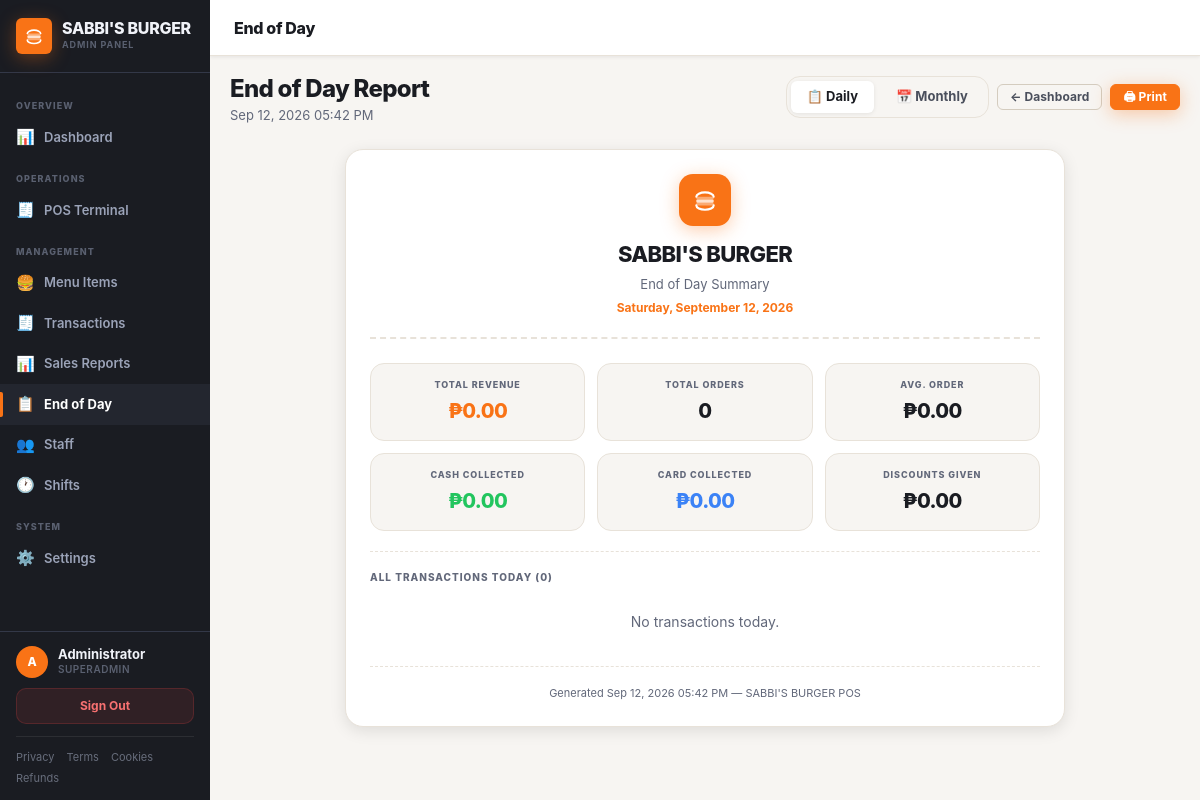
The page /eod (signed in) on the database as committed earlier.
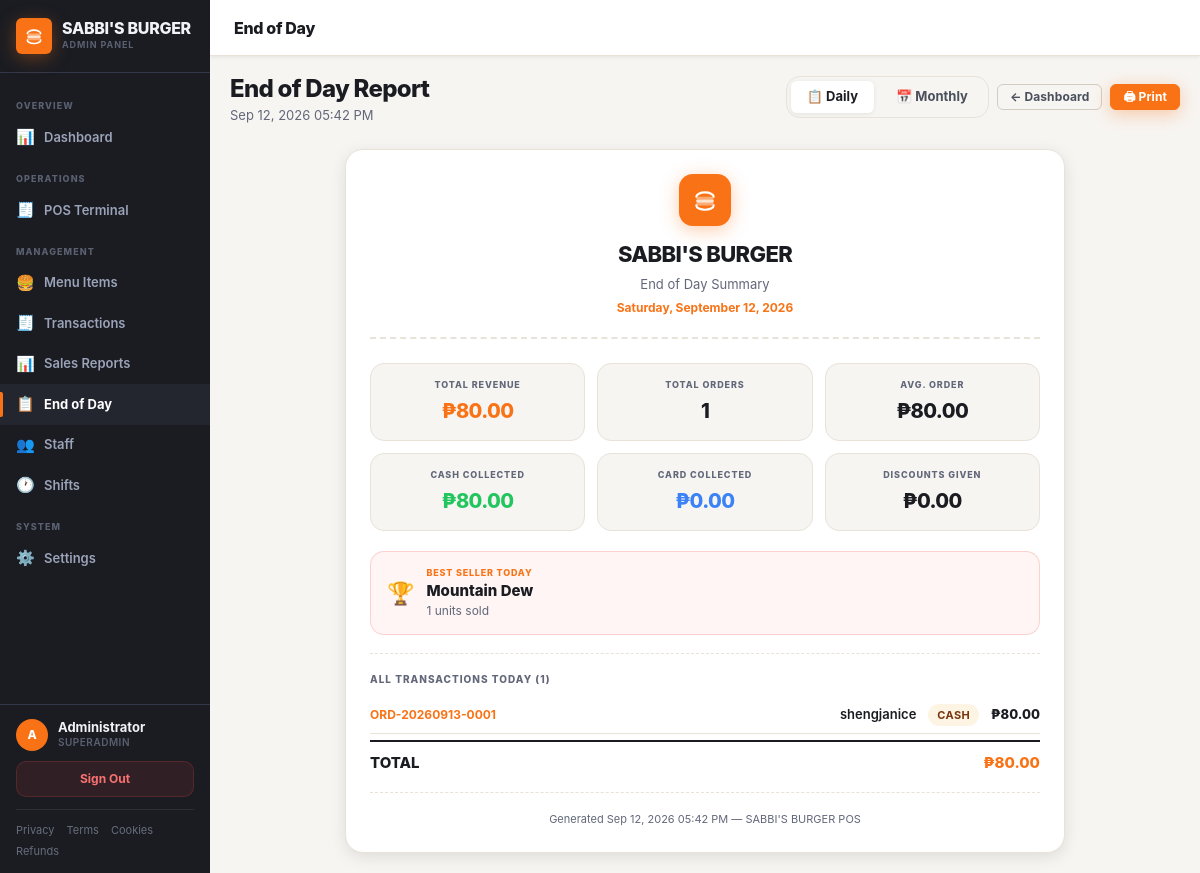
The same page on the database as committed later.
### tables this page shows
CREATE TABLE transaction_items (
    id INTEGER PRIMARY KEY AUTOINCREMENT,
    transaction_id INTEGER NOT NULL,
    product_id INTEGER NOT NULL,
    product_name TEXT NOT NULL,
    quantity INTEGER NOT NULL,
    unit_price REAL NOT NULL,
    subtotal REAL NOT NULL,
    FOREIGN KEY (transaction_id) REFERENCES transactions(id),
    FOREIGN KEY (product_id) REFERENCES products(id)
);

CREATE TABLE transactions (
    id INTEGER PRIMARY KEY AUTOINCREMENT,
    order_number TEXT NOT NULL,
    total REAL NOT NULL,
    discount REAL DEFAULT 0,
    cash_tendered REAL,
    change_given REAL,
    payment_method TEXT DEFAULT 'cash',
    gcash_ref TEXT,
    served_by INTEGER,
    notes TEXT,
    created_at TIMESTAMP DEFAULT CURRENT_TIMESTAMP,
    FOREIGN KEY (served_by) REFERENCES users(id)
);

CREATE TABLE users (
    id INTEGER PRIMARY KEY AUTOINCREMENT,
    username TEXT NOT NULL UNIQUE,
    password_hash TEXT NOT NULL,
    full_name TEXT NOT NULL,
    role TEXT NOT NULL CHECK(role IN ('superadmin', 'cashier')),
    is_active INTEGER NOT NULL DEFAULT 1,
    last_login TIMESTAMP,
    created_at TIMESTAMP DEFAULT CURRENT_TIMESTAMP
);

### app.py (the view)
@app.route('/eod')
@superadmin_required
def eod():
    from datetime import datetime
    mode  = request.args.get('mode', 'daily')   # 'daily' or 'monthly'
    now   = datetime.now()
    if mode == 'monthly':
        year  = int(request.args.get('year',  now.year))
        month = int(request.args.get('month', now.month))
        m_summary, daily_breakdown, m_top_items, best_day = get_monthly_report(year, month)
        return render_template('admin/eod.html',
                               mode='monthly',
                               year=year, month=month,
                               m_summary=m_summary,
                               daily_breakdown=daily_breakdown,
                               m_top_items=m_top_items,
                               best_day=best_day,
                               summary=None, top_item=None, transactions=None,
                               now=now.strftime('%b %d, %Y %I:%M %p'))
    else:
        summary, top_item, transactions = get_eod_summary()
        return render_template('admin/eod.html',
                               mode='daily',
                               year=now.year, month=now.month,
                               summary=summary,
                               top_item=top_item,
                               transactions=transactions,
                               m_summary=None, daily_breakdown=None,
                               m_top_items=None, best_day=None,
                               now=now.strftime('%b %d, %Y %I:%M %p'))

### app.py (called while the page is built)
@app.context_processor
def inject_globals():
    s = load_settings()
    return {
        'current_user':   current_user(),
        'app_name':       s.get('store_name', 'My Store'),
        'store_tagline':  s.get('store_tagline', 'Point of Sale System'),
        'currency':       s.get('currency_symbol', '₱'),
        'logo_emoji':     s.get('logo_emoji', '🛒'),
        'receipt_footer': s.get('receipt_footer', 'Thank you!'),
        'settings':       s,
        'font_url':       FONT_OPTIONS.get(s.get('font','nunito'), FONT_OPTIONS['nunito'])['google'],
        'active_shift':   get_active_shift(session['user_id']) if 'user_id' in session else None,
    }

### auth.py (called while the page is built)
def current_user():
    if 'user_id' not in session:
        return None
    with get_db() as conn:
        return conn.execute(
            "SELECT * FROM users WHERE id = ? AND is_active = 1", (session['user_id'],)
        ).fetchone()

def is_logged_in():
    return 'user_id' in session

### config.py (called while the page is built)
def load_settings():
    try:
        with open(SETTINGS_PATH, 'r', encoding='utf-8') as f:
            data = json.load(f)
        return {**DEFAULTS, **data}
    except Exception:
        return dict(DEFAULTS)

### templates/admin/eod.html (shortened to what this page needs)
{% extends "admin/base_admin.html" %}
{% block page_title %}{{ 'Monthly Report' if mode == 'monthly' else 'End of Day' }}{% endblock %}
{% block content %}
<div class="page-header no-print">
  <div>
    <h1>{{ 'Monthly Report' if mode == 'monthly' else 'End of Day Report' }}</h1>
    <p style="color:var(--text-dark-3);font-size:.8125rem;margin-top:.2rem">{{ now }}</p>
  </div>
  <div style="display:flex;gap:.5rem;align-items:center;flex-wrap:wrap">
    <div class="mode-tabs">
      <a href="{{ url_for('eod', mode='daily') }}"
         class="mode-tab {{ 'active' if mode == 'daily' }}">📋 Daily</a>
      <a href="{{ url_for('eod', mode='monthly', year=year, month=month) }}"
         class="mode-tab {{ 'active' if mode == 'monthly' }}">📅 Monthly</a>
    </div>
    <a href="{{ url_for('dashboard') }}" class="btn btn-ghost btn-sm">← Dashboard</a>
    <button onclick="window.print()" class="btn btn-primary btn-sm">🖨 Print</button>
  </div>
</div>
{% if mode == 'daily' %}
<div class="report-card">
  <div class="rpt-header">
    <div class="rpt-brand-icon">
    </div>
    <div class="rpt-title">{{ app_name }}</div>
    <div class="rpt-subtitle">End of Day Summary</div>
    <div class="rpt-period" id="eod-date-label">—</div>
  </div>
  <div class="rpt-stats">
    <div class="rpt-stat"><div class="rpt-stat-label">Total Revenue</div><div class="rpt-stat-value red">{{ currency }}{{ "%.2f"|format(summary.total_revenue) }}</div></div>
    <div class="rpt-stat"><div class="rpt-stat-label">Total Orders</div><div class="rpt-stat-value">{{ summary.total_orders }}</div></div>
    <div class="rpt-stat"><div class="rpt-stat-label">Avg. Order</div><div class="rpt-stat-value">{{ currency }}{{ "%.2f"|format(summary.avg_order) }}</div></div>
    <div class="rpt-stat"><div class="rpt-stat-label">Cash Collected</div><div class="rpt-stat-value green">{{ currency }}{{ "%.2f"|format(summary.cash_total) }}</div></div>
    <div class="rpt-stat"><div class="rpt-stat-label">Card Collected</div><div class="rpt-stat-value blue">{{ currency }}{{ "%.2f"|format(summary.card_total) }}</div></div>
    <div class="rpt-stat"><div class="rpt-stat-label">Discounts Given</div><div class="rpt-stat-value">{{ currency }}{{ "%.2f"|format(summary.total_discounts) }}</div></div>
  </div>
  {% if top_item %}
  <div style="background:rgba(232,59,42,.05);border:1.5px solid rgba(232,59,42,.18);border-radius:var(--r-md);padding:.875rem 1rem;margin-bottom:1.125rem;display:flex;align-items:center;gap:.75rem">
    <span style="font-size:1.375rem">🏆</span>
    <div>
      <div style="font-size:.5625rem;font-weight:800;color:var(--brand);text-transform:uppercase;letter-spacing:.09em">Best Seller Today</div>
      <div style="font-size:.9375rem;font-weight:800;color:var(--text-dark)">{{ top_item.product_name }}</div>
      <div style="font-size:.75rem;color:var(--text-dark-3)">{{ top_item.qty }} units sold</div>
    </div>
  </div>
  {% endif %}
  <hr class="rpt-divider">
  <div class="rpt-section-title">All Transactions Today ({{ transactions|length }})</div>
  {% if transactions %}
  <div class="report-section">
    {% for tx in transactions %}
    <div class="rpt-tx-row">
      <span class="rpt-tx-num">{{ tx.order_number }}</span>
      <span style="color:var(--text-dark);font-weight:600;font-size:.8125rem">{{ tx.cashier or '—' }}</span>
      <span><span class="badge {% if tx.payment_method=='cash' %}badge-cash{% else %}badge-card{% endif %}">{{ tx.payment_method }}</span></span>
      <span class="rpt-tx-amount">{{ currency }}{{ "%.2f"|format(tx.total) }}</span>
    </div>
    {% endfor %}
    <div class="rpt-daily-total"><span>TOTAL</span><span>{{ currency }}{{ "%.2f"|format(summary.total_revenue) }}</span></div>
  </div>
  {% else %}
  <p style="color:var(--text-dark-3);text-align:center;padding:1rem;font-size:.875rem">No transactions today.</p>
  {% endif %}
  <hr class="rpt-divider">
  <div style="text-align:center;font-size:.6875rem;color:var(--text-dark-3)">Generated {{ now }} &mdash; {{ app_name }} POS</div>
</div>
{% endif %}
{% endblock %}

Rows that differ between the two databases and show on the page:
added transaction_items: product_name "Mountain Dew"
added transactions: order_number "ORD-20260913-0001", full_name "shengjanice", payment_method "CASH", currency "₱", total "80.00"
Other text that changed with them:
{{ "%.2f"|format(summary.total_revenue) }}: "0.00" → "80.00"
{{ summary.total_orders }}: "0" → "1"
{{ "%.2f"|format(summary.avg_order) }}: "0.00" → "80.00"
{{ "%.2f"|format(summary.cash_total) }}: "0.00" → "80.00"
{{ top_item.qty }}: (not shown) → "1"
{{ transactions|length }}: "0" → "1"
{{ currency }}: (not shown) → "₱"
{{ "%.2f"|format(summary.total_revenue) }}: (not shown) → "80.00"
text no longer shown: "No transactions today."
text now shown: "🏆 BEST SELLER TODAY units sold TOTAL"
